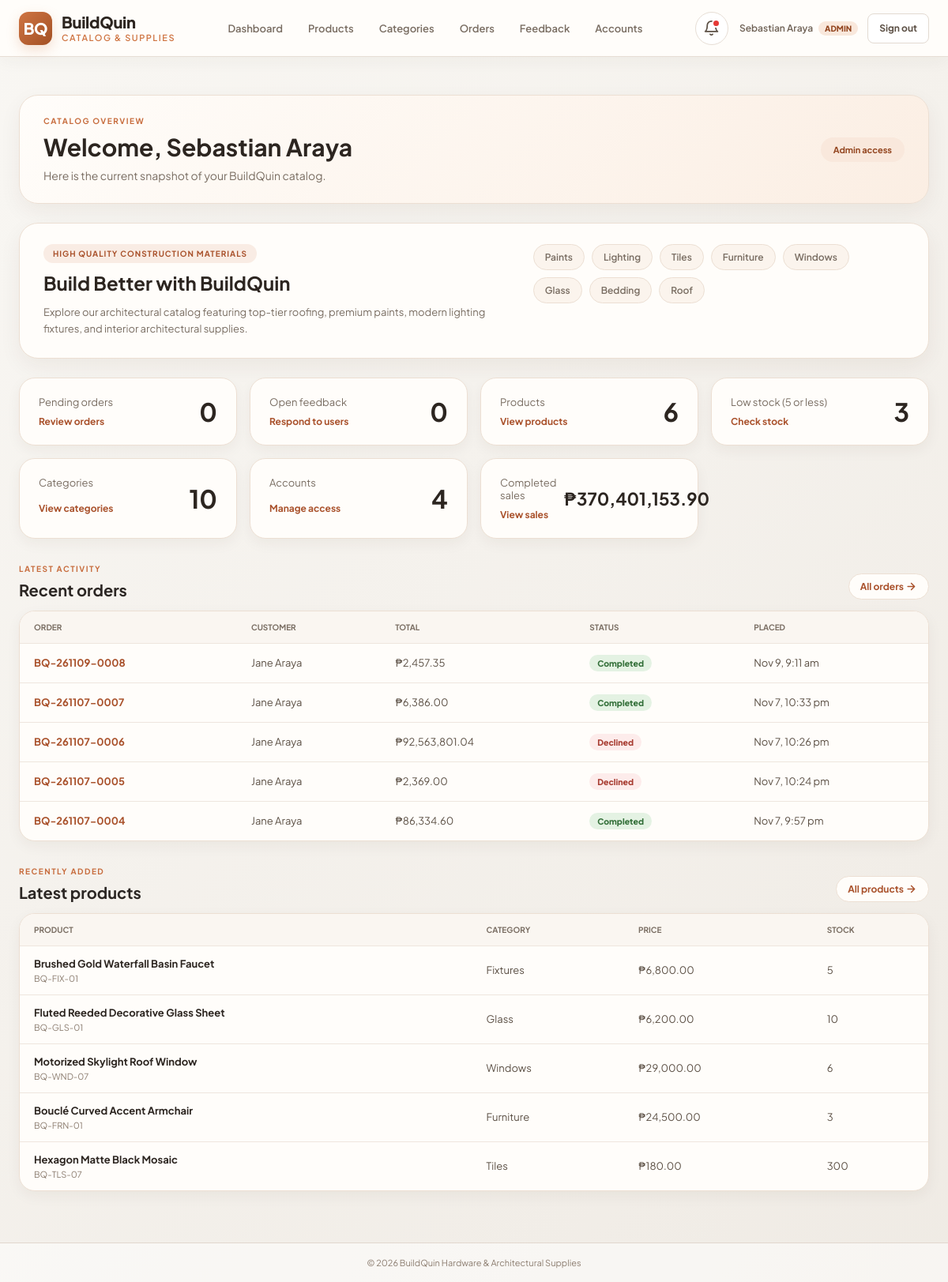
Page / (signed in) on the committed database.
### tables this page shows
CREATE TABLE `orders` (
  `id` int(10) UNSIGNED NOT NULL,
  `order_number` varchar(30) NOT NULL,
  `user_id` int(10) UNSIGNED DEFAULT NULL,
  `customer_name` varchar(100) NOT NULL,
  `contact_number` varchar(30) NOT NULL,
  `shipping_address` varchar(600) NOT NULL,
  `payment_method` varchar(40) NOT NULL DEFAULT 'Cash on Delivery',
  `notes` varchar(500) DEFAULT NULL,
  `subtotal` decimal(12,2) NOT NULL,
  `vat_rate` decimal(5,2) NOT NULL DEFAULT 3.00,
  `vat_amount` decimal(12,2) NOT NULL,
  `total` decimal(12,2) NOT NULL,
  `status` enum('pending','accepted','shipping','completed','declined','cancelled') NOT NULL DEFAULT 'pending',
  `decline_reason` varchar(500) DEFAULT NULL,
  `handled_by` int(10) UNSIGNED DEFAULT NULL,
  `created_at` timestamp NOT NULL DEFAULT current_timestamp(),
  `updated_at` timestamp NULL DEFAULT NULL
);

CREATE TABLE `products` (
  `id` int(11) NOT NULL,
  `product_code` varchar(50) NOT NULL,
  `name` varchar(150) NOT NULL,
  `category_id` int(11) NOT NULL,
  `price` decimal(10,2) NOT NULL,
  `stock` int(11) DEFAULT 10,
  `description` text DEFAULT NULL,
  `image_url` varchar(255) DEFAULT 'https://images.unsplash.com/photo-1618221195710-dd6b41faaea6?q=80&w=600',
  `img_interior` varchar(500) DEFAULT NULL,
  `img_exterior` varchar(500) DEFAULT NULL,
  `img_accent` varchar(500) DEFAULT NULL,
  `created_at` timestamp NOT NULL DEFAULT current_timestamp()
);

CREATE TABLE `categories` (
  `id` int(11) NOT NULL,
  `category_name` varchar(255) NOT NULL
);

### html/index.php (called while the page is built, shortened)
<?php
require_once __DIR__ . '/../db/db.php';
require_once __DIR__ . '/../db/auth.php';
$page = get_string('page') ?: 'home';
$routes = [
    'dashboard' => 'home.php',
    'home' => 'home.php',
    'products' => 'products.php',
    'categories' => 'categories.php',
    'add' => 'add.php',
    'update' => 'update.php',
    'delete' => 'delete.php',
    'add_category' => 'add_category.php',
    'edit_category' => 'edit_category.php',
    'delete_category' => 'delete_category.php',
    'users' => 'users.php',
    'inquiries' => 'inquiries.php',
    'orders' => 'orders.php',
    'submit_feedback' => 'submit_feedback.php',
    'my_feedback' => 'my_feedback.php',
    'cart' => 'cart.php',
    'cart_add' => 'cart_actions.php',
    'cart_update' => 'cart_actions.php',
    'cart_remove' => 'cart_actions.php',
    'address_save' => 'cart_actions.php',
    'address_delete' => 'cart_actions.php',
    'place_order' => 'cart_actions.php',
    'my_orders' => 'my_orders.php',
    'notifications' => 'notifications.php',
    'notifications_read' => 'notifications.php',
];
include __DIR__ . '/' . $routes[$page];

### db/auth.php (called while the page is built, shortened)
<?php
function e($value): string
{
    return htmlspecialchars((string) $value, ENT_QUOTES, 'UTF-8');
}
function has_role(array $roles): bool
{
    return isset($_SESSION['role']) && in_array($_SESSION['role'], $roles, true);
}
function is_admin(): bool
{
    return has_role(['admin']);
}
function role_label(?string $role): string
{
    $labels = ['admin' => 'Admin', 'staff' => 'Staff', 'user' => 'Customer'];
    return $labels[$role ?? ''] ?? ucfirst((string) $role);
}
require_once __DIR__ . '/staff_roles.php';
require_once __DIR__ . '/shop.php';
?>

### db/staff_roles.php (called while the page is built, shortened)
<?php
function role_display(?string $role, ?string $staffRole): string
{
    return role_label($role);
}
?>

### db/shop.php (called while the page is built, shortened)
<?php
function money($amount): string
{
    return '₱' . number_format((float) $amount, 2);
}
function pending_order_count(mysqli $conn): int
{
    $result = $conn->query("SELECT COUNT(*) AS total FROM orders WHERE status = 'pending'");
    return $result ? (int) $result->fetch_assoc()['total'] : 0;
}
function open_feedback_count(mysqli $conn): int
{
    $total = 0;
    try {
        $result = $conn->query('SELECT COUNT(*) AS total FROM product_feedback WHERE response IS NULL');
        $total += $result ? (int) $result->fetch_assoc()['total'] : 0;
        $reviews = $conn->query('SELECT COUNT(*) AS total FROM order_reviews WHERE response IS NULL');
        $total += $reviews ? (int) $reviews->fetch_assoc()['total'] : 0;
    } catch (mysqli_sql_exception $exception) {
        error_log('Feedback count failed: ' . $exception->getMessage());
    }
    return $total;
}
?>

### html/home.php (the view, shortened to what this page needs)
<?php
require_once __DIR__ . '/../db/db.php';
$count_result = $conn->query('SELECT COUNT(*) AS total FROM products');
$total_products = $count_result ? (int) $count_result->fetch_assoc()['total'] : 0;
$category_result = $conn->query('SELECT COUNT(*) AS total FROM categories');
$total_categories = $category_result ? (int) $category_result->fetch_assoc()['total'] : 0;
$recentProducts = $conn->query('SELECT products.id, products.product_code, products.name, categories.category_name AS category, products.price, products.stock FROM products JOIN categories ON categories.id = products.category_id ORDER BY products.id DESC LIMIT 5');
$total_users = 0;
$total_sales = 0.0;
if (is_admin()) {
    $userResult = $conn->query('SELECT COUNT(*) AS total FROM users');
    $total_users = $userResult ? (int) $userResult->fetch_assoc()['total'] : 0;
    $salesResult = $conn->query("SELECT COALESCE(SUM(total), 0) AS total FROM orders WHERE status = 'completed'");
    $total_sales = $salesResult ? (float) $salesResult->fetch_assoc()['total'] : 0.0;
}
$pending_feedback = open_feedback_count($conn);
$pending_orders = pending_order_count($conn);
$lowStockResult = $conn->query('SELECT COUNT(*) AS total FROM products WHERE COALESCE(stock, 0) <= 5');
$low_stock = $lowStockResult ? (int) $lowStockResult->fetch_assoc()['total'] : 0;
$recentOrders = $conn->query('SELECT id, order_number, customer_name, total, status, created_at FROM orders ORDER BY id DESC LIMIT 5');
?>
<!DOCTYPE html>
<html lang="en">
<head>
    <link rel="stylesheet" href="../css/icons.css">
    <link rel="stylesheet" href="../css/index.css">
    <link rel="stylesheet" href="../css/app.css">
    <link rel="stylesheet" href="../css/confirmations.css">
    <link rel="stylesheet" href="../css/orders.css?v=bq6">
    <link rel="stylesheet" href="../css/navigation.css?v=bq6">
</head>
<body class="dashboard-page">
    <?php
    include __DIR__ . '/navigation.php';
    ?>
    <main class="dashboard-main">
        <div class="dashboard-heading">
            <div>
                <p class="eyebrow">CATALOG OVERVIEW</p>
                <h1>Welcome, <?= e($_SESSION['full_name']) ?></h1>
                <p>Here is the current snapshot of your BuildQuin catalog.</p>
            </div>
            <span class="role-label"><?= e(role_display($_SESSION['role'], $_SESSION['staff_role'] ?? null)) ?> access</span>
        </div>
        <section class="dashboard-catalog-intro" aria-label="BuildQuin catalog highlights">
            <span class="hero-badge">High Quality Construction Materials</span>
            <h2>Build Better with BuildQuin</h2>
            <div class="dashboard-categories">
                <span>Paints</span><span>Lighting</span><span>Tiles</span><span>Furniture</span>
                <span>Windows</span><span>Glass</span><span>Bedding</span><span>Roof</span>
            </div>
            <p>Explore our architectural catalog featuring top-tier roofing, premium paints, modern lighting fixtures, and interior architectural supplies.</p>
        </section>
        <section class="dashboard-stats" aria-label="Catalog totals">
            <div>
                <span>Pending orders</span><strong><?= $pending_orders ?></strong><a href="index.php?page=orders&amp;status=pending">Review orders</a>
            </div>
            <div>
                <span>Open feedback</span><strong><?= $pending_feedback ?></strong><a href="index.php?page=inquiries">Respond to users</a>
            </div>
            <div>
                <span>Products</span><strong><?= $total_products ?></strong><a href="index.php?page=products">View products</a>
            </div>
            <div>
                <span>Low stock (5 or less)</span><strong><?= $low_stock ?></strong><a href="index.php?page=products">Check stock</a>
            </div>
            <div>
                <span>Categories</span><strong><?= $total_categories ?></strong><a href="index.php?page=categories">View categories</a>
            </div>
            <?php if (is_admin()): ?>
                <div>
                    <span>Accounts</span><strong><?= $total_users ?></strong><a href="index.php?page=users">Manage access</a>
                </div>
                <div>
                    <span>Completed sales</span><strong class="money-figure"><?= e(money($total_sales)) ?></strong><a href="index.php?page=orders&amp;status=completed">View sales</a>
                </div>
            <?php endif; ?>
        </section>
        <section class="dashboard-section">
            <div class="section-heading">
                <div>
                    <p class="eyebrow">LATEST ACTIVITY</p>
                    <h2>Recent orders</h2>
                </div>
                <a href="index.php?page=orders&amp;status=all">All orders <span class="mi" aria-hidden="true">arrow_forward</span></a>
            </div>
            <div class="recent-table-wrap">
                <table class="recent-table">
                    <thead>
                        <tr>
                            <th>Order</th>
                            <th>Customer</th>
                            <th>Total</th>
                            <th>Status</th>
                            <th>Placed</th>
                        </tr>
                    </thead>
                    <tbody>
                        <?php if ($recentOrders && $recentOrders->num_rows > 0): while ($order = $recentOrders->fetch_assoc()): ?>
                                <tr>
                                    <td><strong><a class="order-link" href="index.php?page=orders&amp;status=<?= e($order['status']) ?>"><?= e($order['order_number']) ?></a></strong></td>
                                    <td><?= e($order['customer_name']) ?></td>
                                    <td><?= e(money($order['total'])) ?></td>
                                    <td><span class="status-pill status-<?= e($order['status']) ?>"><?= e(ucfirst($order['status'])) ?></span></td>
                                    <td><?= e(date('M j, g:i a', strtotime($order['created_at']))) ?></td>
                                </tr>
                        <?php endwhile; else: ?>
                            <tr><td colspan="5">No orders yet. Customer orders will show up here.</td></tr>
                        <?php endif; ?>
                    </tbody>
                </table>
            </div>
        </section>
        <section class="dashboard-section">
            <div class="section-heading">
                <div>
                    <p class="eyebrow">RECENTLY ADDED</p>
                    <h2>Latest products</h2>
                </div>
                <a href="index.php?page=products">All products <span class="mi" aria-hidden="true">arrow_forward</span></a>
            </div>
            <div class="recent-table-wrap">
                <table class="recent-table">
                    <thead>
                        <tr>
                            <th>Product</th>
                            <th>Category</th>
                            <th>Price</th>
                            <th>Stock</th>
                        </tr>
                    </thead>
                    <tbody>
                        <?php if ($recentProducts && $recentProducts->num_rows > 0): while ($product = $recentProducts->fetch_assoc()): ?>
                                <tr>
                                    <td><strong><?= e($product['name']) ?></strong><small><?= e($product['product_code']) ?></small></td>
                                    <td><?= e($product['category']) ?></td>
                                    <td>₱<?= number_format((float) $product['price'], 2) ?></td>
                                    <td><?= (int) $product['stock'] ?></td>
                                </tr>
                        <?php endwhile; else: ?>
                            <tr><td colspan="4">No products have been added yet.</td></tr>
                        <?php endif; ?>
                    </tbody>
                </table>
            </div>
        </section>
    </main>
    <footer class="dashboard-footer">&copy; <?= date('Y') ?> BuildQuin Hardware &amp; Architectural Supplies</footer>
</body>
</html>

### css/index.css (style rules this page uses)
* { box-sizing: border-box; margin: 0; padding: 0; font-family: 'Plus Jakarta Sans', sans-serif; }
body { background: linear-gradient(135deg, rgba(248, 246, 242, 0.92) 0%, rgba(238, 233, 226, 0.92) 100%), url('https://images.unsplash.com/photo-1600585154340-be6161a56a0c?q=80&w=1920') no-repeat center center fixed; background-size: cover; color: #2b2623; min-height: 100vh; display: flex; flex-direction: column; }
.hero-badge { display: inline-block; background: rgba(207, 117, 67, 0.12); color: #cf7543; font-size: 12px; font-weight: 700; padding: 6px 16px; border-radius: 20px; text-transform: uppercase; letter-spacing: 1px; margin-bottom: 20px; }
footer { margin-top: auto; text-align: center; padding: 25px; font-size: 13px; color: #8c7d70; border-top: 1px solid rgba(226, 218, 209, 0.6); background: rgba(255, 255, 255, 0.5); }

### css/orders.css (style rules this page uses)
* { box-sizing: border-box; }
.status-pill { padding: 6px 12px; border-radius: 20px; background: #f3eee8; color: #635549; font-size: 11px; font-weight: 800; white-space: nowrap; }
.status-pill.status-completed { background: #e4f2e3; color: #34703a; }
.status-pill.status-declined, .status-pill.status-cancelled { background: #fdeceb; color: #a83d32; }

### rows in the picture
orders: order_number "BQ-261109-0008", customer_name "Jane Araya", total "₱2,457.35", status "Completed", created_at "Nov 9, 9:11 am"
orders: order_number "BQ-261107-0007", customer_name "Jane Araya", total "₱6,386.00", status "Completed", created_at "Nov 7, 10:33 pm"
orders: order_number "BQ-261107-0006", customer_name "Jane Araya", total "₱92,563,801.04", status "Declined", created_at "Nov 7, 10:26 pm"
orders: order_number "BQ-261107-0005", customer_name "Jane Araya", total "₱2,369.00", status "Declined", created_at "Nov 7, 10:24 pm"
orders: order_number "BQ-261107-0004", customer_name "Jane Araya", total "₱86,334.60", status "Completed", created_at "Nov 7, 9:57 pm"
products: name "Brushed Gold Waterfall Basin Faucet", product_code "BQ-FIX-01", category.category_name "Fixtures", price "6,800.00", stock "5"
products: name "Fluted Reeded Decorative Glass Sheet", product_code "BQ-GLS-01", category.category_name "Glass", price "6,200.00", stock "10"
products: name "Motorized Skylight Roof Window", product_code "BQ-WND-07", category.category_name "Windows", price "29,000.00", stock "6"
products: name "Bouclé Curved Accent Armchair", product_code "BQ-FRN-01", category.category_name "Furniture", price "24,500.00", stock "3"
products: name "Hexagon Matte Black Mosaic", product_code "BQ-TLS-07", category.category_name "Tiles", price "180.00", stock "300"

### other values in the picture
$_SESSION['full_name'] "Sebastian Araya"
role_display($_SESSION['role'], $_SESSION['staff_role'] ?? null) "ADMIN"
role_display($_SESSION['role'], $_SESSION['staff_role'] ?? null) "Admin"
$pending_orders "0"
$pending_feedback "0"
$total_products "6"
$low_stock "3"
$total_categories "10"
$total_users "4"
money($total_sales) "₱370,401,153.90"
